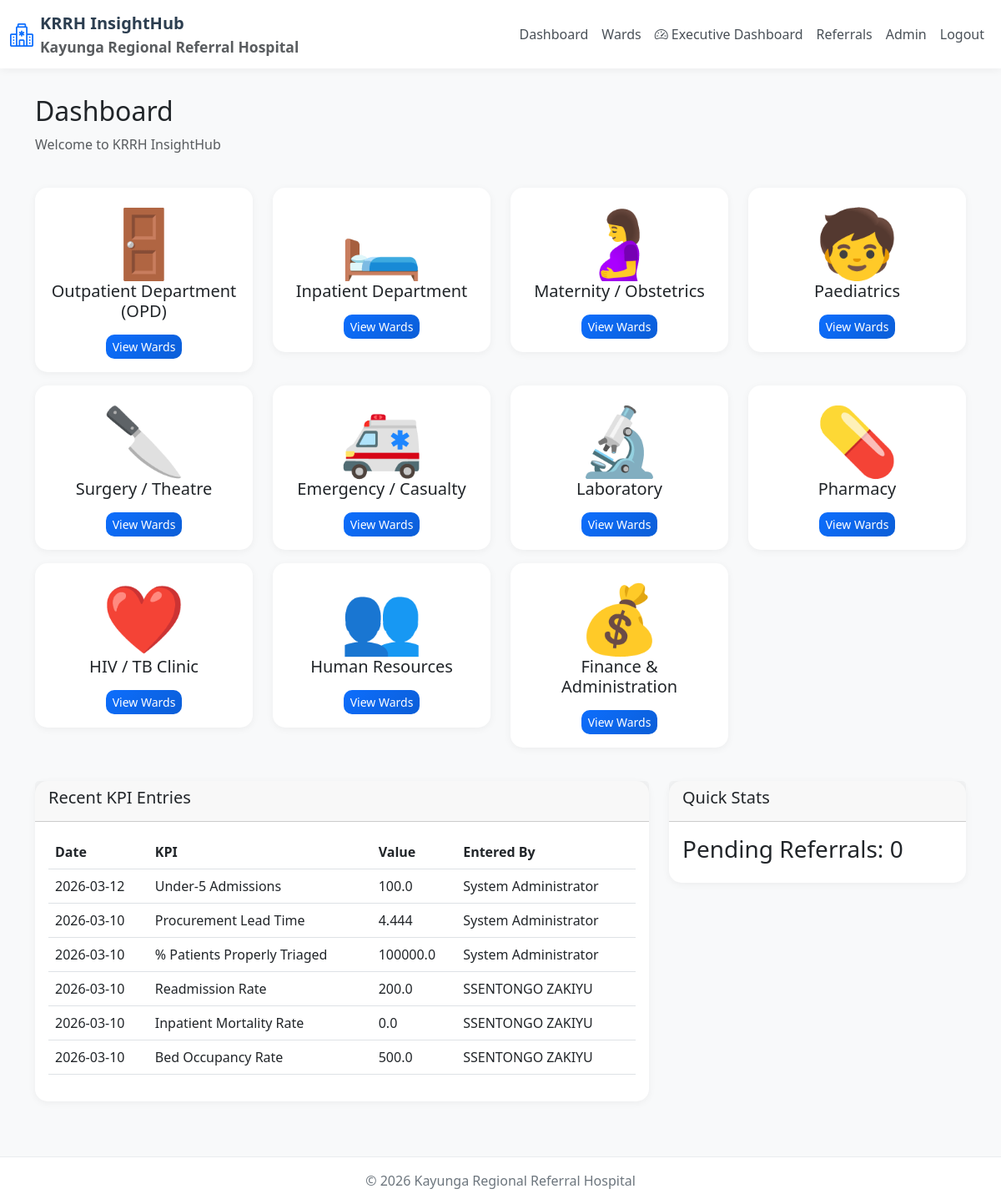
The page /dashboard (signed in) on the database as committed earlier.
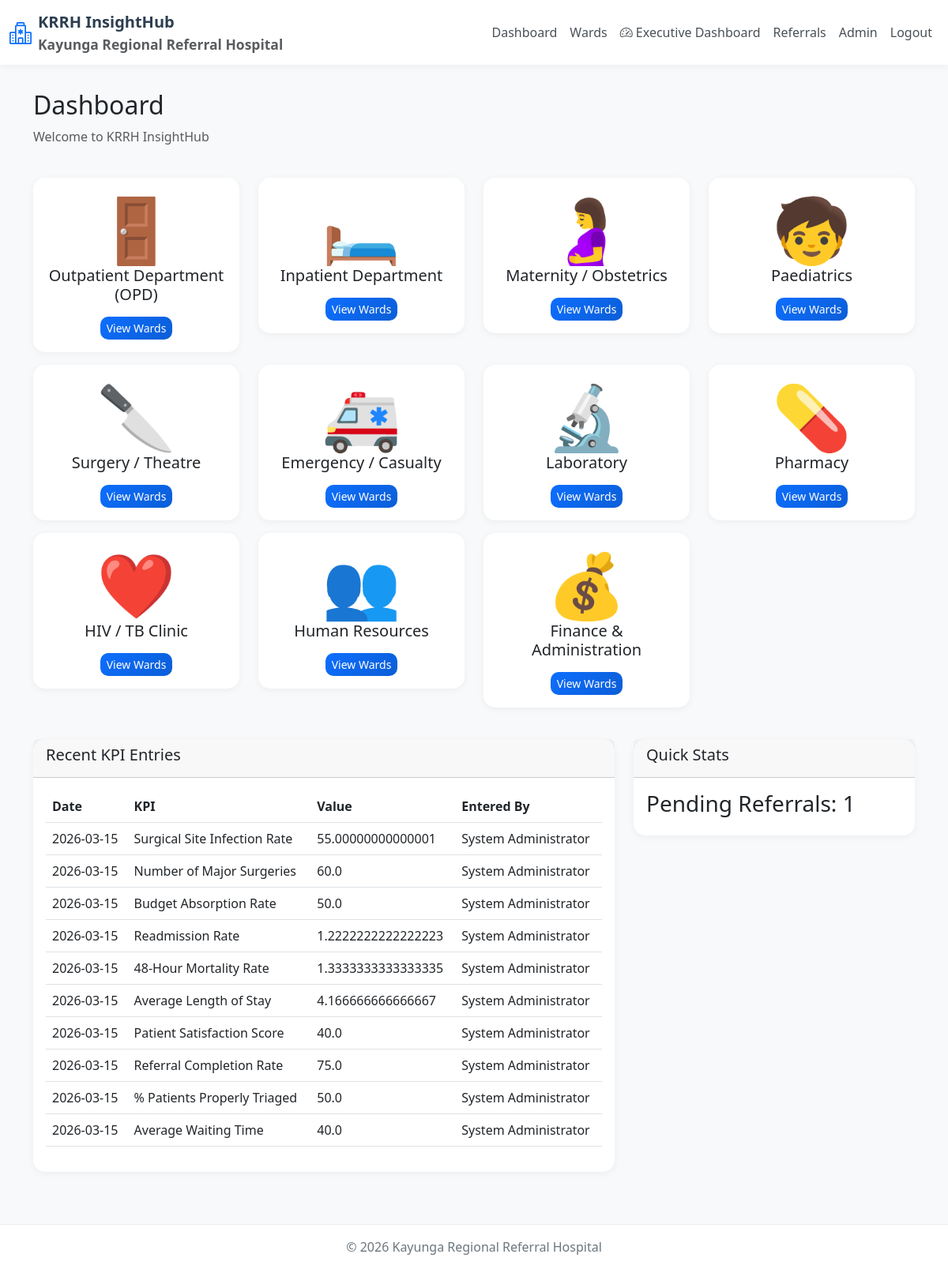
The same page on the database as committed later.
### models.py (models this page shows, shortened)
class KPICategory(db.Model):
    __tablename__ = 'kpi_categories'
    id = db.Column(db.Integer, primary_key=True)
    name = db.Column(db.String(100), nullable=False, unique=True)
    description = db.Column(db.Text, nullable=True)
    icon = db.Column(db.String(50), default='📊')
    display_order = db.Column(db.Integer, default=0)
    kpis = db.relationship('KPIDefinition', backref='category', lazy=True)

class KPIEntry(db.Model):
    __tablename__ = 'kpi_entries'
    id = db.Column(db.Integer, primary_key=True)
    kpi_id = db.Column(db.Integer, db.ForeignKey('kpi_definitions.id'), nullable=False)
    entered_by = db.Column(db.Integer, db.ForeignKey('users.id'), nullable=False)
    reporting_year = db.Column(db.Integer, nullable=False)
    reporting_month = db.Column(db.Integer, nullable=True)
    reporting_quarter = db.Column(db.Integer, nullable=True)
    numerator_value = db.Column(db.Float, nullable=False, default=0)
    denominator_value = db.Column(db.Float, nullable=False, default=1)
    calculated_value = db.Column(db.Float, nullable=True)
    additional_data = db.Column(db.Text, nullable=True)
    entry_date = db.Column(db.DateTime, default=datetime.utcnow)
    notes = db.Column(db.Text, nullable=True)
    is_verified = db.Column(db.Boolean, default=False)
    verified_by = db.Column(db.Integer, db.ForeignKey('users.id'), nullable=True)
    verified_at = db.Column(db.DateTime, nullable=True)

class KPIDefinition(db.Model):
    __tablename__ = 'kpi_definitions'
    id = db.Column(db.Integer, primary_key=True)
    category_id = db.Column(db.Integer, db.ForeignKey('kpi_categories.id'), nullable=False)
    name = db.Column(db.String(200), nullable=False)
    description = db.Column(db.Text, nullable=True)
    calculation_type = db.Column(db.String(50), nullable=False)
    reporting_frequency = db.Column(db.String(20), nullable=False)
    numerator_field = db.Column(db.String(100), nullable=True)
    denominator_field = db.Column(db.String(100), nullable=True)
    multiplier = db.Column(db.Float, default=1.0)
    target_value = db.Column(db.Float, nullable=True)
    warning_threshold = db.Column(db.Float, nullable=True)
    critical_threshold = db.Column(db.Float, nullable=True)
    unit = db.Column(db.String(20), default='')
    decimal_places = db.Column(db.Integer, default=1)
    is_active = db.Column(db.Boolean, default=True)
    display_order = db.Column(db.Integer, default=0)
    created_at = db.Column(db.DateTime, default=datetime.utcnow)
    updated_at = db.Column(db.DateTime, onupdate=datetime.utcnow)
    entries = db.relationship('KPIEntry', backref='kpi', lazy=True)

class User(UserMixin, db.Model):
    __tablename__ = 'users'
    id = db.Column(db.Integer, primary_key=True)
    username = db.Column(db.String(80), unique=True, nullable=False)
    email = db.Column(db.String(120), unique=True, nullable=True)
    password_hash = db.Column(db.String(200), nullable=False)
    full_name = db.Column(db.String(100), nullable=False)
    role = db.Column(db.String(50), nullable=False, default='data_entry')
    department = db.Column(db.String(100), nullable=True)
    is_active = db.Column(db.Boolean, default=True)
    created_at = db.Column(db.DateTime, default=datetime.utcnow)
    last_login = db.Column(db.DateTime, nullable=True)
    access_logs = db.relationship('UserAccessLog', backref='user', lazy=True, cascade='all, delete-orphan')
    kpi_entries = db.relationship('KPIEntry', foreign_keys='KPIEntry.entered_by', backref='entered_by_user', lazy=True)
    verified_entries = db.relationship('KPIEntry', foreign_keys='KPIEntry.verified_by', backref='verifier', lazy=True)

### app.py (the view)
@app.route('/dashboard')
@login_required
def dashboard():
    categories = KPICategory.query.order_by(KPICategory.display_order).all()
    recent_entries = KPIEntry.query.order_by(KPIEntry.entry_date.desc()).limit(10).all()
    pending_referrals = Referral.query.filter_by(status='pending').count()
    return render_template('dashboard/index.html',
                          categories=categories,
                          recent_entries=recent_entries,
                          pending_referrals=pending_referrals)

### app.py (called while the page is built)
@login_manager.user_loader
def load_user(user_id):
    return User.query.get(int(user_id))

@app.context_processor
def inject_now():
    return {'now': datetime.now(), 'datetime': datetime}

@app.context_processor
def utility_processor():
    def min_value(a, b):
        if a is None or b is None:
            return 0
        return min(a, b)
    return {'min': min_value}

### templates/dashboard/index.html
{% extends 'base.html' %}
{% block content %}
<div class="container">
    <div class="row mb-4">
        <div class="col-12">
            <h2>Dashboard</h2>
            <p class="text-muted">Welcome to KRRH InsightHub</p>
        </div>
    </div>
    <div class="row">
        {% for category in categories %}
        <div class="col-md-3 mb-3">
            <div class="card">
                <div class="card-body text-center">
                    <div class="display-1">{{ category.icon }}</div>
                    <h5>{{ category.name }}</h5>
                    <a href="{{ url_for('wards_list') }}" class="btn btn-sm btn-primary mt-2">View Wards</a>
                </div>
            </div>
        </div>
        {% endfor %}
    </div>
    <div class="row mt-4">
        <div class="col-md-8">
            <div class="card">
                <div class="card-header">
                    <h5>Recent KPI Entries</h5>
                </div>
                <div class="card-body">
                    <table class="table">
                        <thead>
                            <tr><th>Date</th><th>KPI</th><th>Value</th><th>Entered By</th></tr>
                        </thead>
                        <tbody>
                            {% for entry in recent_entries %}
                            <tr>
                                <td>{{ entry.entry_date.strftime('%Y-%m-%d') }}</td>
                                <td>{{ entry.kpi.name }}</td>
                                <td>{{ entry.calculated_value }}</td>
                                <td>{{ entry.entered_by_user.full_name }}</td>
                            </tr>
                            {% endfor %}
                        </tbody>
                    </table>
                </div>
            </div>
        </div>
        <div class="col-md-4">
            <div class="card">
                <div class="card-header">
                    <h5>Quick Stats</h5>
                </div>
                <div class="card-body">
                    <h3>Pending Referrals: {{ pending_referrals }}</h3>
                </div>
            </div>
        </div>
    </div>
</div>
{% endblock %}

Rows that differ between the two databases and show on the page:
no longer on this page (row unchanged): KPIEntry: entry_date "2026-03-12", kpi.name "Under-5 Admissions", calculated_value "100.0", entered_by_user.full_name "System Administrator"
no longer on this page (row unchanged): KPIEntry: entry_date "2026-03-10", kpi.name "Procurement Lead Time", calculated_value "4.444", entered_by_user.full_name "System Administrator"
no longer on this page (row unchanged): KPIEntry: entry_date "2026-03-10", kpi.name "% Patients Properly Triaged", calculated_value "100000.0", entered_by_user.full_name "System Administrator"
no longer on this page (row unchanged): KPIEntry: entry_date "2026-03-10", kpi.name "Readmission Rate", calculated_value "200.0", entered_by_user.full_name "SSENTONGO ZAKIYU"
no longer on this page (row edited): KPIEntry: entry_date "2026-03-10", kpi.name "Inpatient Mortality Rate", calculated_value "0.0", entered_by_user.full_name "SSENTONGO ZAKIYU"
no longer on this page (row edited): KPIEntry: entry_date "2026-03-10", kpi.name "Bed Occupancy Rate", calculated_value "500.0", entered_by_user.full_name "SSENTONGO ZAKIYU"
added KPIEntry: entry_date "2026-03-15", kpi.name "Surgical Site Infection Rate", calculated_value "55.00000000000001", entered_by_user.full_name "System Administrator"
added KPIEntry: entry_date "2026-03-15", kpi.name "Number of Major Surgeries", calculated_value "60.0", entered_by_user.full_name "System Administrator"
added KPIEntry: entry_date "2026-03-15", kpi.name "Budget Absorption Rate", calculated_value "50.0", entered_by_user.full_name "System Administrator"
added KPIEntry: entry_date "2026-03-15", kpi.name "Readmission Rate", calculated_value "1.2222222222222223", entered_by_user.full_name "System Administrator"
added KPIEntry: entry_date "2026-03-15", kpi.name "48-Hour Mortality Rate", calculated_value "1.3333333333333335", entered_by_user.full_name "System Administrator"
added KPIEntry: entry_date "2026-03-15", kpi.name "Average Length of Stay", calculated_value "4.166666666666667", entered_by_user.full_name "System Administrator"
added KPIEntry: entry_date "2026-03-15", kpi.name "Patient Satisfaction Score", calculated_value "40.0", entered_by_user.full_name "System Administrator"
added KPIEntry: entry_date "2026-03-15", kpi.name "Referral Completion Rate", calculated_value "75.0", entered_by_user.full_name "System Administrator"
added KPIEntry: entry_date "2026-03-15", kpi.name "% Patients Properly Triaged", calculated_value "50.0", entered_by_user.full_name "System Administrator"
added KPIEntry: entry_date "2026-03-15", kpi.name "Average Waiting Time", calculated_value "40.0", entered_by_user.full_name "System Administrator"
Other text that changed with them:
{{ pending_referrals }}: "0" → "1"
